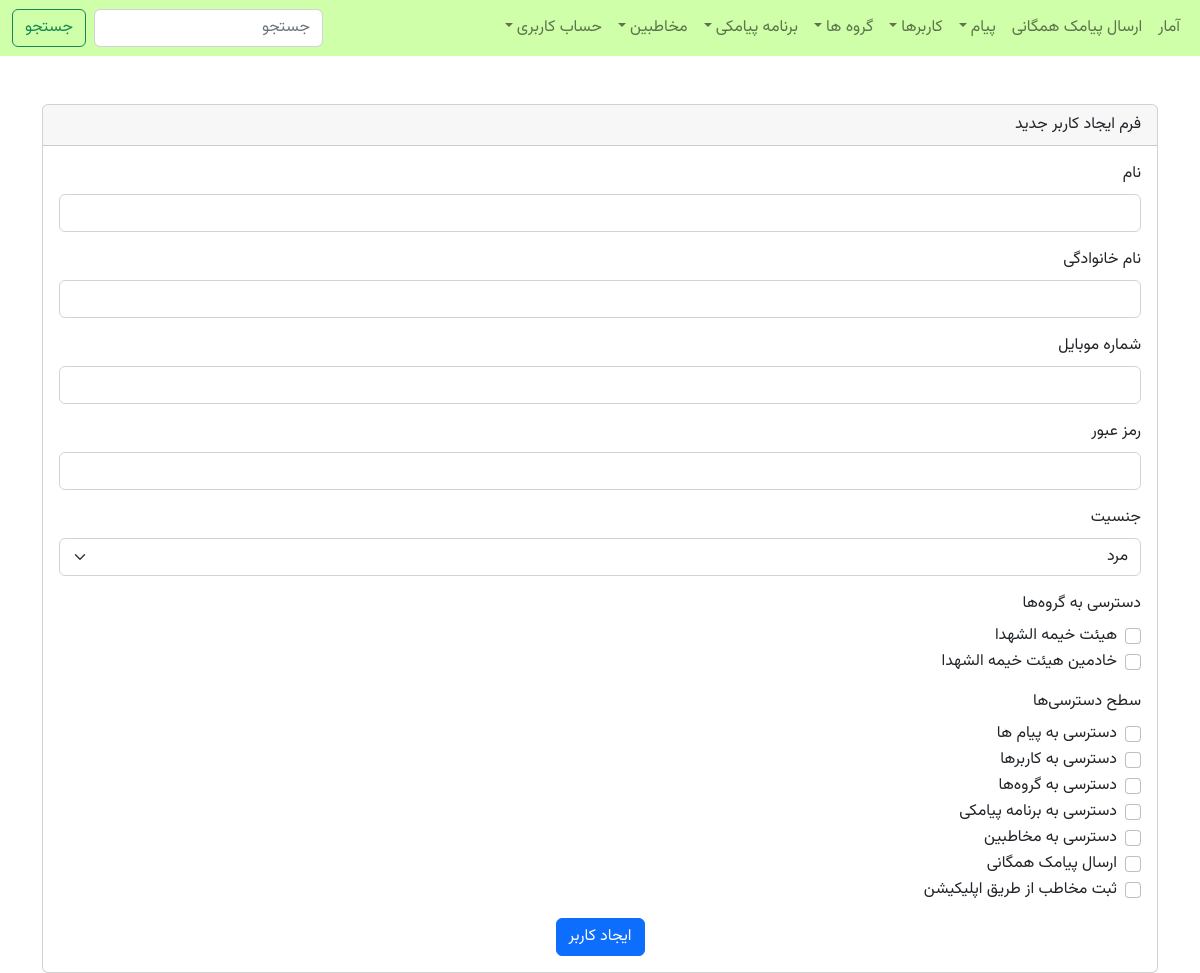
Page /accounts/user_create/ (signed in) on the earlier database version.
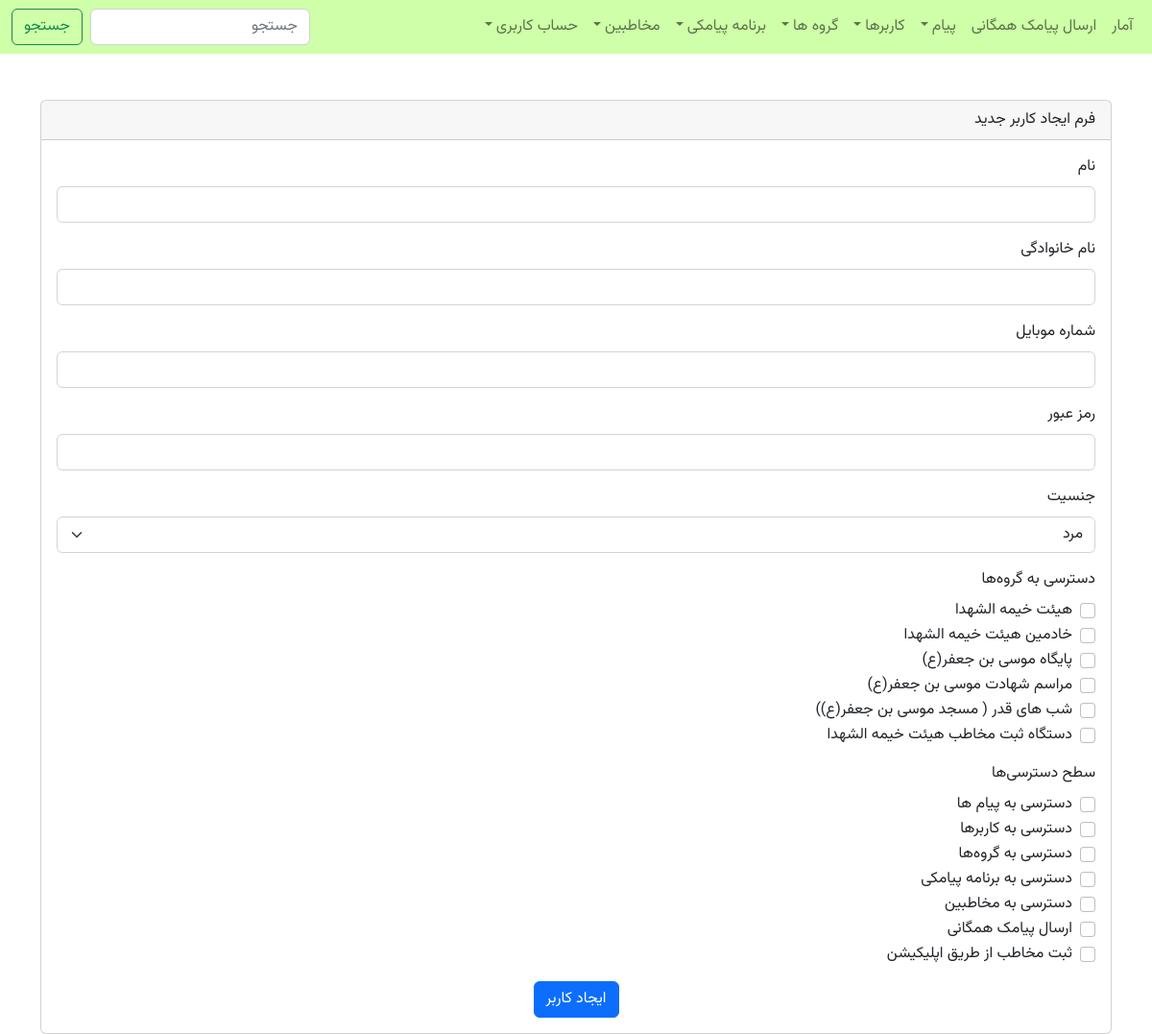
Same page on the later database version.
### organizations/models.py (models this page shows, shortened)
class Group(models.Model):
    name = models.CharField(max_length=255, verbose_name="نام گروه")
    organization = models.ForeignKey(Organization, on_delete=models.CASCADE, verbose_name="سازمان",
                                     related_name='groups')
    created_at = models.DateTimeField(default=timezone.now, verbose_name="تاریخ ایجاد", blank=True, null=True)
    description = models.TextField(blank=True, null=True, verbose_name="توضیحات درباره گروه")
    sms_code = models.CharField(max_length=100, blank=True, null=True, verbose_name="کد پیامک")
    class Meta:
        verbose_name = 'گروه'
        verbose_name_plural = 'گروه‌ها'

### accounts/views.py (the view, shortened to what this page needs)
# urls.py: path('user_create/', UserCreateView.as_view(), name='user_create'),
class UserCreateView(UserAccessRequiredMixin, View):
    def get(self, request):
        groups = Group.objects.filter(organization_id=request.user.organization.id)
        return render(request, 'accounts/user_create.html', {
            'message': '',
            'data': {
                'groups': groups,
                'selected_groups': [],  # در ابتدا گروه‌های انتخابی خالی است
                'access_controls': {  # دسترسی‌ها به صورت False به طور پیش‌فرض
                    'can_access_messages': False,
                    'can_access_users': False,
                    'can_access_groups': False,
                    'can_access_sms_program': False,
                    'can_access_contacts': False,
                    'can_send_bulk_sms': False,
                    'can_add_contacts': False
                }
            }
        })

### accounts/mixins.py (called while the page is built)
    @method_decorator(login_required)
    def dispatch(self, request, *args, **kwargs):
        if not request.user.can_access_users:
            raise PermissionDenied("شما مجاز به دسترسی به این صفحه نیستید.")
        return super().dispatch(request, *args, **kwargs)

### accounts/templates/accounts/user_create.html (shortened to what the changed rows need)
{% extends 'base.html' %}
{% load static %}
{% block content %}
    <div class="container mt-5">
        <div class="card">
            <div class="card-body">
                <form method="post">
                    <div class="mb-3">
                        {% for group in data.groups %}
                            <div class="form-check">
                                <input class="form-check-input" type="checkbox" id="group_{{ group.id }}" name="group"
                                       value="{{ group.id }}"
                                       {% if group.id in data.selected_groups %}checked{% endif %}>
                                <label class="form-check-label" for="group_{{ group.id }}">{{ group.name }}</label>
                            </div>
                        {% endfor %}
                    </div>
                </form>
            </div>
        </div>
    </div>
{% endblock %}

Differences in the rows shown:
added Group: name "پایگاه موسی بن جعفر(ع)"
added Group: name "مراسم شهادت موسی بن جعفر(ع)"
added Group: name "شب های قدر ( مسجد موسی بن جعفر(ع))"
added Group: name "دستگاه ثبت مخاطب هیئت خیمه الشهدا"
